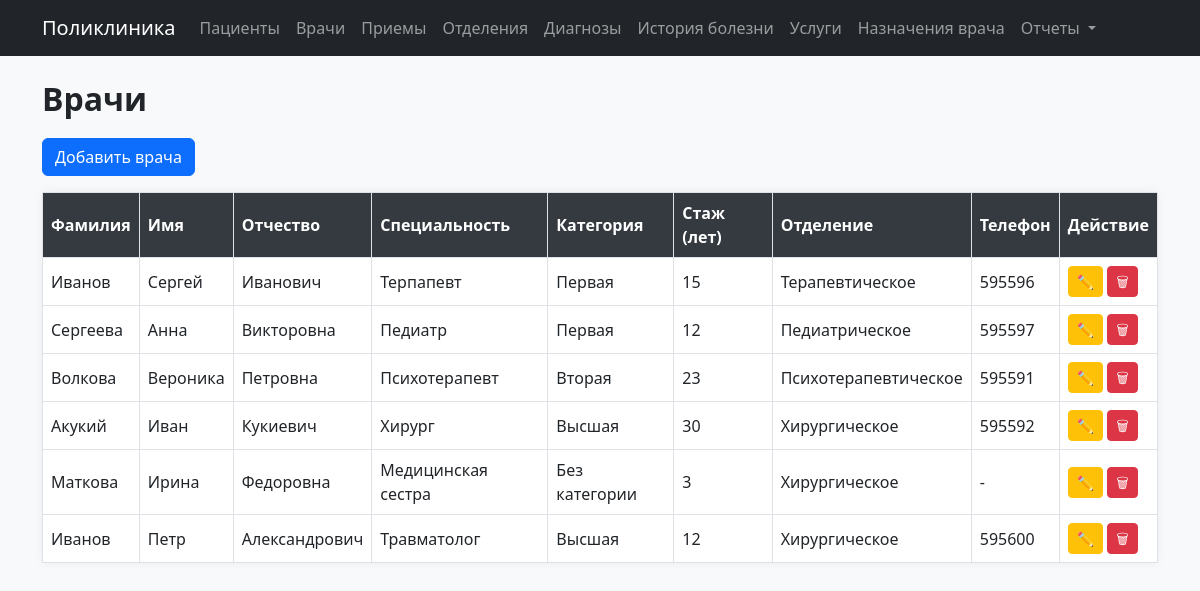
Page /doctors on the committed database.
### models.py (models this page shows)
class Doctor(db.Model):
    __tablename__ = 'doctors'
    id = db.Column(db.Integer, primary_key=True)
    last_name = db.Column(db.String(50), nullable=False)
    first_name = db.Column(db.String(50), nullable=False)
    middle_name = db.Column(db.String(50))
    specialty = db.Column(db.String(100))
    experience_years = db.Column(db.Integer)
    phone = db.Column(db.String(20))
    category_id = db.Column(db.Integer, db.ForeignKey('categories.id'))
    department_id = db.Column(db.Integer, db.ForeignKey('departments.id'))
    appointments = db.relationship('Appointment', backref='doctor', lazy=True)

class Category(db.Model):
    __tablename__ = 'categories'
    id = db.Column(db.Integer, primary_key=True)
    name = db.Column(db.String(50), nullable=False)
    doctors = db.relationship('Doctor', backref='category', lazy=True)

class Department(db.Model):
    __tablename__ = 'departments'
    id = db.Column(db.Integer, primary_key=True)
    name = db.Column(db.String(100), nullable=False)
    floor = db.Column(db.Integer)
    phone = db.Column(db.String(20))
    doctors = db.relationship('Doctor', backref='department', lazy=True)

### modules/doctors.py (the view)
@doctors_bp.route('/doctors')
def list_doctors():
    doctors = Doctor.query.all()
    return render_template('doctors/list.html', doctors=doctors)

### templates/doctors/list.html
{% extends 'index.html' %}
{% block content %}
<h2>Врачи</h2>
<a href="/doctors/new" class="btn btn-primary mb-3">Добавить врача</a>
<table class="table table-bordered">
    <thead>
        <tr>
            <th>Фамилия</th>
            <th>Имя</th>
            <th>Отчество</th>
            <th>Специальность</th>
            <th>Категория</th>
            <th>Стаж (лет)</th>
            <th>Отделение</th>
            <th>Телефон</th>
            <th>Действие</th>
        </tr>
    </thead>
    <tbody>
        {% for doctor in doctors %}
        <tr>
            <td>{{ doctor.last_name }}</td>
            <td>{{ doctor.first_name }}</td>
            <td>{{ doctor.middle_name }}</td>
            <td>{{ doctor.specialty }}</td>
            <td>{{ doctor.category.name if doctor.category else '' }}</td>
            <td>{{ doctor.experience_years }}</td>
            <td>{{ doctor.department.name }}</td>
            <td>{{ doctor.phone }}</td>
            <td>
                <a href="/doctors/{{ doctor.id }}/edit" class="btn btn-sm btn-warning">✏️</a>
                <a href="/doctors/{{ doctor.id }}/delete" class="btn btn-sm btn-danger">🗑</a>
            </td>
        </tr>
        {% endfor %}
    </tbody>
</table>
{% endblock %}

### static/style.css (style rules this page uses)
body { background-color: #f8f9fa; font-family: 'Segoe UI', sans-serif; }
h2 { font-weight: 600; margin-bottom: 20px; }
.table { background-color: #fff; box-shadow: 0 0 10px rgba(0,0,0,0.05); }
.table th { background-color: #343a40; color: white; }
.table td, .table th { vertical-align: middle; }
.btn { font-weight: 500; }
.btn-sm { padding: 0.25rem 0.5rem; }

### rows in the picture
Doctor: last_name "Иванов", first_name "Сергей", middle_name "Иванович", specialty "Терпапевт", category "Первая", experience_years "15", department.name "Терапевтическое", phone "595596"
Doctor: last_name "Сергеева", first_name "Анна", middle_name "Викторовна", specialty "Педиатр", category "Первая", experience_years "12", department.name "Педиатрическое", phone "595597"
Doctor: last_name "Волкова", first_name "Вероника", middle_name "Петровна", specialty "Психотерапевт", category "Вторая", experience_years "23", department.name "Психотерапевтическое", phone "595591"
Doctor: last_name "Акукий", first_name "Иван", middle_name "Кукиевич", specialty "Хирург", category "Высшая", experience_years "30", department.name "Хирургическое", phone "595592"
Doctor: last_name "Маткова", first_name "Ирина", middle_name "Федоровна", specialty "Медицинская сестра", category "Без категории", experience_years "3", department.name "Хирургическое", phone "-"
Doctor: last_name "Иванов", first_name "Петр", middle_name "Александрович", specialty "Травматолог", category "Высшая", experience_years "12", department.name "Хирургическое", phone "595600"
